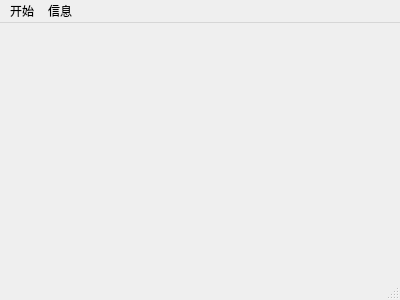
<?xml version="1.0" encoding="UTF-8"?>
<ui version="4.0">
 <class>MainWindow</class>
 <widget class="QMainWindow" name="MainWindow">
  <property name="geometry">
   <rect>
    <x>0</x>
    <y>0</y>
    <width>400</width>
    <height>300</height>
   </rect>
  </property>
  <property name="windowTitle">
   <string>MainWindow</string>
  </property>
  <widget class="QWidget" name="centralWidget"/>
  <widget class="QMenuBar" name="menuBar">
   <property name="geometry">
    <rect>
     <x>0</x>
     <y>0</y>
     <width>400</width>
     <height>26</height>
    </rect>
   </property>
   <widget class="QMenu" name="menu">
    <property name="title">
     <string>开始</string>
    </property>
    <addaction name="actionstop"/>
    <addaction name="separator"/>
    <addaction name="actionss_2"/>
   </widget>
   <widget class="QMenu" name="menuxin">
    <property name="title">
     <string>信息</string>
    </property>
    <addaction name="actionxxsadsadada"/>
   </widget>
   <addaction name="menu"/>
   <addaction name="menuxin"/>
  </widget>
  <widget class="QStatusBar" name="statusBar"/>
  <action name="actionstop">
   <property name="text">
    <string>暂停</string>
   </property>
   <property name="iconText">
    <string>暂停</string>
   </property>
  </action>
  <action name="actionss_2">
   <property name="text">
    <string>退出</string>
   </property>
   <property name="iconText">
    <string>退出</string>
   </property>
  </action>
  <action name="actionxxsadsadada">
   <property name="text">
    <string>规则</string>
   </property>
  </action>
 </widget>
 <layoutdefault spacing="6" margin="11"/>
 <resources/>
 <connections/>
</ui>
